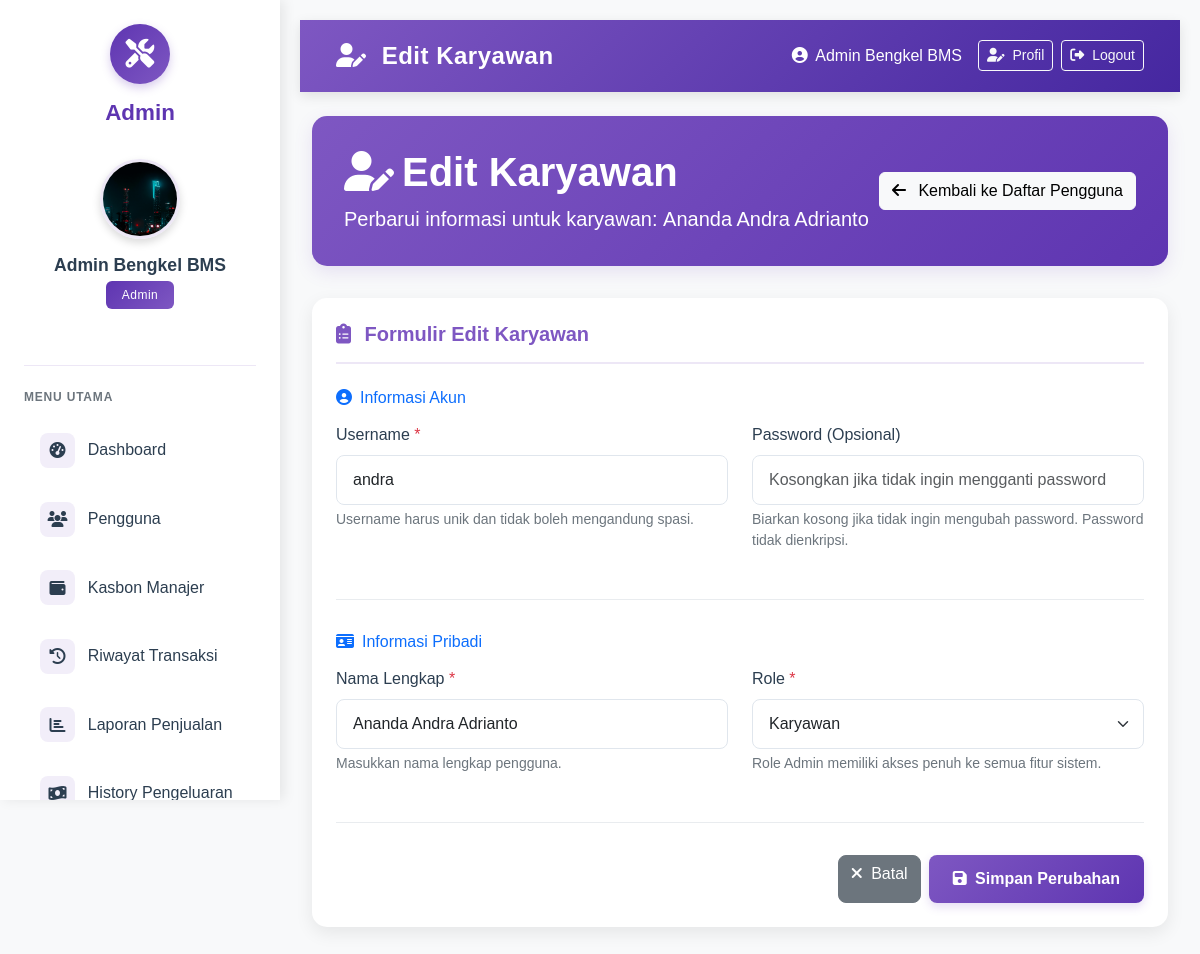
Screenshot of /Admin/edit_pengguna.php?id=7&tipe=karyawan (signed in) with the database file from the repository.
### tables this page shows
CREATE TABLE `karyawan` (
  `id_karyawan` int(11) NOT NULL,
  `username` varchar(50) NOT NULL,
  `password` varchar(255) NOT NULL,
  `nama` varchar(100) NOT NULL,
  `no_wa` varchar(20) DEFAULT NULL,
  `foto` varchar(255) DEFAULT 'default.jpg',
  `alamat` text DEFAULT NULL,
  `created_at` timestamp NOT NULL DEFAULT current_timestamp(),
  `updated_at` timestamp NOT NULL DEFAULT current_timestamp() ON UPDATE current_timestamp(),
  `role` varchar(20) NOT NULL DEFAULT 'karyawan'
);

### Admin/edit_pengguna.php (the view, shortened to what this page needs)
<?php
include '../config.php';
$id = '';
$tipe = '';
$username = $nama = $role = '';
$id_kolom = '';
$tabel = '';
if (isset($_GET['id']) && isset($_GET['tipe'])) {
    $id = mysqli_real_escape_string($conn, $_GET['id']);
    $tipe = mysqli_real_escape_string($conn, $_GET['tipe']);
    if ($tipe == 'karyawan') {
        $tabel = 'karyawan';
        $id_kolom = 'id_karyawan';
    } elseif ($tipe == 'admin') {
        $tabel = 'admin';
        $id_kolom = 'id_admin';
    } elseif ($tipe == 'manajer') {
        $tabel = 'manajer';
        $id_kolom = 'id_manajer';
    } else {
        header("Location: pengguna.php?status=invalid_type");
        exit();
    }
    $query = "SELECT * FROM $tabel WHERE $id_kolom = '$id'";
    $result = mysqli_query($conn, $query);
    if (mysqli_num_rows($result) > 0) {
        $user = mysqli_fetch_assoc($result);
        $username = $user['username'];
        $nama = $user['nama'];
        if (isset($user['role'])) {
            $role = $user['role'];
        } else {
            $role = $tipe;
        }
    } else {
        header("Location: pengguna.php?status=not_found");
        exit();
    }
} else {
    header("Location: pengguna.php");
    exit();
}
$tipe_label = ucfirst($tipe);
?>
<!DOCTYPE html>
<html lang="id">
<head>
  <link href="https://cdn.jsdelivr.net/npm/bootstrap@5.3.0/dist/css/bootstrap.min.css" rel="stylesheet">
  <link rel="stylesheet" href="https://cdnjs.cloudflare.com/ajax/libs/font-awesome/6.4.0/css/all.min.css">
</head>
<body>
  <?php include 'sidebar.php'; ?>
  <div class="content">
    <nav class="navbar navbar-expand-lg navbar-dark mb-4">
      <div class="container-fluid">
        <span class="navbar-brand">
          <i class="fas fa-user-edit me-2"></i>
          Edit <?= $tipe_label ?>
        </span>
        <div class="d-flex align-items-center">
          <span class="text-white me-3">
            <i class="fas fa-user-circle me-1"></i>
            <?= htmlspecialchars($_SESSION['admin']['nama']) ?>
          </span>
          <a href="profile.php" class="btn btn-outline-light btn-sm me-2">
            <i class="fas fa-user-edit me-1"></i> Profil
          </a>
          <a href="logout.php" class="btn btn-outline-light btn-sm">
            <i class="fas fa-sign-out-alt me-1"></i> Logout
          </a>
        </div>
      </div>
    </nav>
    <div class="container-fluid">
      <div class="page-header">
        <div class="d-flex justify-content-between align-items-center">
          <div>
            <h1><i class="fas fa-user-edit me-2"></i>Edit <?= $tipe_label ?></h1>
            <p class="lead mb-0">Perbarui informasi untuk <?= strtolower($tipe_label) ?>: <strong><?= htmlspecialchars($nama) ?></strong></p>
          </div>
          <a href="pengguna.php" class="btn btn-light">
            <i class="fas fa-arrow-left me-2"></i>
            Kembali ke Daftar Pengguna
          </a>
        </div>
      </div>
      <div class="row">
        <div class="col-lg-12">
          <div class="data-card mb-4">
            <div class="card-header-actions">
              <h5 class="card-title">
                <i class="fas fa-clipboard-list me-2"></i>
                Formulir Edit <?= $tipe_label ?>
              </h5>
            </div>
            <form method="POST" action="edit_pengguna.php?id=<?= $id ?>&tipe=<?= $tipe ?>">
              <div class="form-section">
                <h6 class="text-primary mb-3"><i class="fas fa-user-circle me-2"></i>Informasi Akun</h6>
                <div class="row">
                  <div class="col-md-6 mb-3">
                    <label for="username" class="form-label required-field">Username</label>
                    <input type="text" class="form-control" id="username" name="username" value="<?= htmlspecialchars($username) ?>" required>
                    <div class="form-text">Username harus unik dan tidak boleh mengandung spasi.</div>
                  </div>
                  <div class="col-md-6 mb-3">
                    <label for="password" class="form-label">Password (Opsional)</label>
                    <input type="text" class="form-control" id="password" name="password" placeholder="Kosongkan jika tidak ingin mengganti password">
                    <div class="form-text">Biarkan kosong jika tidak ingin mengubah password. Password tidak dienkripsi.</div>
                  </div>
                </div>
              </div>
              <div class="form-section">
                <h6 class="text-primary mb-3"><i class="fas fa-id-card me-2"></i>Informasi Pribadi</h6>
                <div class="row">
                  <div class="col-md-6 mb-3">
                    <label for="nama" class="form-label required-field">Nama Lengkap</label>
                    <input type="text" class="form-control" id="nama" name="nama" value="<?= htmlspecialchars($nama) ?>" required>
                    <div class="form-text">Masukkan nama lengkap pengguna.</div>
                  </div>
                  <?php if ($tipe == 'karyawan'): ?>
                  <div class="col-md-6 mb-3">
                    <label for="role" class="form-label required-field">Role</label>
                    <select class="form-select" id="role" name="role" required>
                      <option value="karyawan" <?= $role == 'karyawan' ? 'selected' : '' ?>>Karyawan</option>
                    </select>
                    <div class="form-text">Role Admin memiliki akses penuh ke semua fitur sistem.</div>
                  </div>
                  <?php endif; ?>
                </div>
              </div>
              <div class="d-flex justify-content-end gap-2 mt-4">
                <a href="pengguna.php" class="btn btn-secondary">
                  <i class="fas fa-times me-1"></i> Batal
                </a>
                <button type="submit" class="btn btn-primary">
                  <i class="fas fa-save me-1"></i> Simpan Perubahan
                </button>
              </div>
            </form>
          </div>
        </div>
      </div>
    </div>
  </div>
</body>
</html>

### Admin/edit_pengguna.php (style rules this page uses)
:root { --primary-purple: #7E57C2; --secondary-purple: #5E35B1; --light-purple: #EDE7F6; --accent-purple: #4527A0; --white: #ffffff; --light-gray: #f8f9fa; --text-dark: #2C3E50; --border-color: #e1e7ef; }
body { background-color: var(--light-gray); font-family: 'Poppins', 'Arial', sans-serif; color: var(--text-dark); }
.navbar { background: linear-gradient(135deg, var(--primary-purple), var(--accent-purple)); box-shadow: 0 4px 12px rgba(0, 0, 0, 0.1); border: none; padding: 0.8rem 1.5rem; }
.navbar-brand { font-weight: 700; font-size: 1.5rem; color: var(--white); letter-spacing: 0.5px; }
.content { margin-left: 280px; padding: 20px; background-color: var(--light-gray); min-height: 100vh; }
.page-header { background: linear-gradient(135deg, var(--primary-purple), var(--secondary-purple)); border-radius: 15px; padding: 2rem; color: var(--white); margin-bottom: 2rem; box-shadow: 0 6px 18px rgba(126, 87, 194, 0.15); }
.page-header h1 { font-weight: 700; margin-bottom: 0.5rem; }
.data-card { border: none; border-radius: 15px; overflow: hidden; box-shadow: 0 6px 18px rgba(0, 0, 0, 0.08); background-color: var(--white); padding: 1.5rem; }
.card-header-actions { display: flex; justify-content: space-between; align-items: center; padding-bottom: 1rem; margin-bottom: 1.5rem; border-bottom: 2px solid var(--light-purple); }
.card-title { font-size: 1.25rem; font-weight: 600; color: var(--primary-purple); margin-bottom: 0; }
.btn-primary { background: linear-gradient(135deg, var(--primary-purple), var(--secondary-purple)); border: none; border-radius: 8px; padding: 0.75rem 1.5rem; font-weight: 600; transition: all 0.3s ease; box-shadow: 0 4px 10px rgba(126, 87, 194, 0.2); }
.btn-secondary { border-radius: 8px; transition: all 0.3s ease; }
.form-label { font-weight: 500; color: var(--text-dark); margin-bottom: 0.5rem; }
.form-control, .form-select { border-radius: 8px; border: 1px solid #e0e6ed; padding: 0.75rem 1rem; transition: all 0.3s ease; }
.form-text { color: #6c757d; font-size: 0.875rem; }
.form-section { margin-bottom: 2rem; padding-bottom: 2rem; border-bottom: 1px solid #e9ecef; }
.required-field::after { content: " *"; color: #dc3545; }

### rows the page displays
karyawan: nama "Ananda Andra Adrianto", username "andra", role "Karyawan"

### other values shown
$_SESSION['admin']['nama'] "Admin Bengkel BMS"
$tipe_label "Karyawan"
$tipe_label "karyawan"
